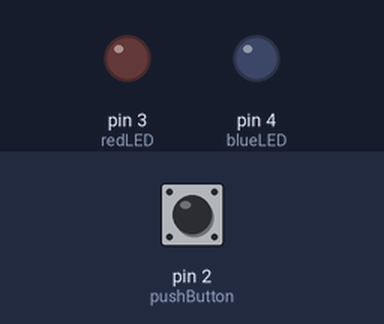
Bench run of a sketch on a simulated Arduino Uno, built with avr-gcc and run on an emulated ATmega328P. Parts: output pins drawn as LEDs (lit = HIGH). The test bench sets the inputs (shaded band); at power-on: pin 2 (pushButton) LOW. What the sketch prints to the serial monitor is not drawn.

Above: at 1.2 s.
1.3 s: pin 2 (pushButton) pulled HIGH for 0.15 s
At 2.5 s:
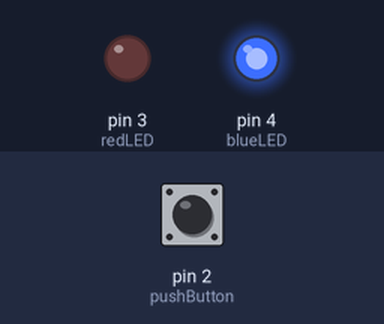
2.9 s: pin 2 (pushButton) pulled HIGH for 1 s
At 3.9 s:
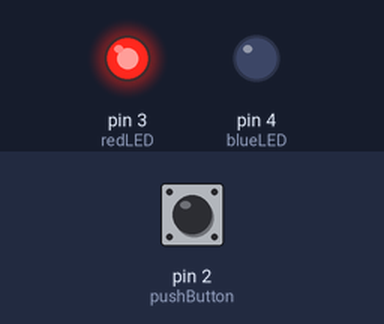
5.4 s: pin 2 (pushButton) pulled HIGH for 3.2 s
At 5.8 s:
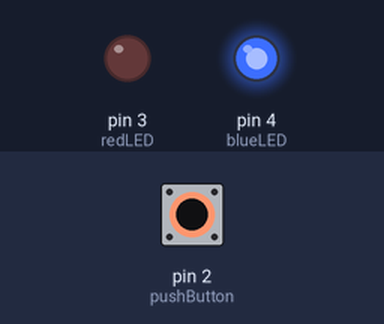
Timing chart, 0 to 8.4 s (numbered marks = the images above; inputs shaded):
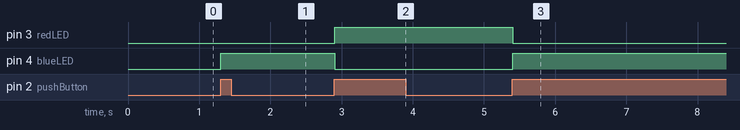

Measured:
- after the input at 1.3 s, pin 4 (blueLED): LOW → HIGH at once
- after the input at 2.9 s, pin 3 (redLED): LOW → HIGH at once; pin 4 (blueLED): HIGH → LOW at once
- after the input at 5.4 s, pin 3 (redLED): HIGH → LOW at once; pin 4 (blueLED): LOW → HIGH at once

The sketch:

week-3-class.ino
```cpp
#define pushButton 2
#define redLED 3
#define blueLED 4
int speed = 1000;
int lastSwitchState = LOW;

bool latch = false;

void setup() {
  // init pins
  pinMode(pushButton, INPUT);
  pinMode(redLED, OUTPUT);
  pinMode(blueLED, OUTPUT);

  // init serial
  Serial.begin(9600);
}

void blinkLED(int whichPin, int howLong) {
  digitalWrite(whichPin, HIGH);
  delay(howLong);
  digitalWrite(whichPin, LOW);
  delay(howLong);
}

void loop() {
  int switchState = digitalRead(pushButton);
  Serial.println(switchState);

  // if (switchState == HIGH && lastSwitchState == LOW) {
  //   blinkLED(blueLED, 1000);
  // }

  if (switchState == HIGH && lastSwitchState == LOW) {
    latch = !latch;
    digitalWrite(blueLED, latch);
    digitalWrite(redLED, !latch);
    delay(10); // debounce
  }

  lastSwitchState = switchState;
}
```
